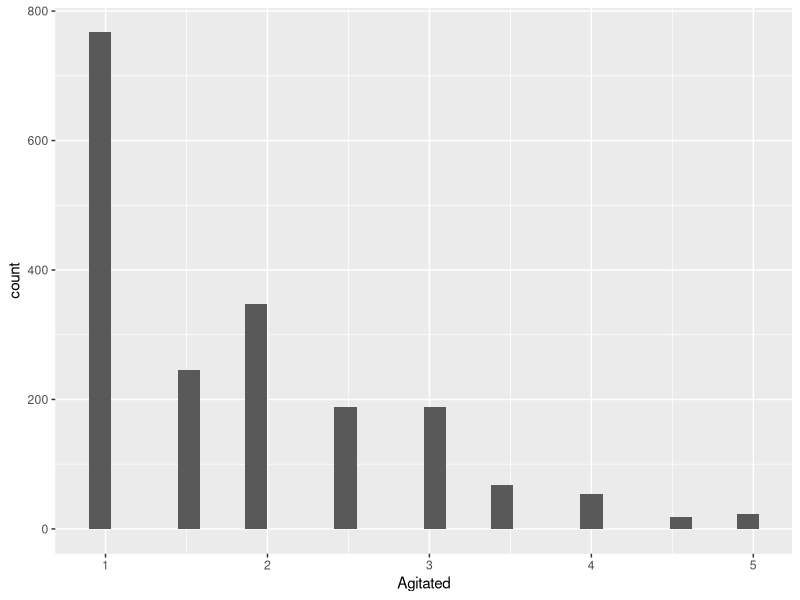
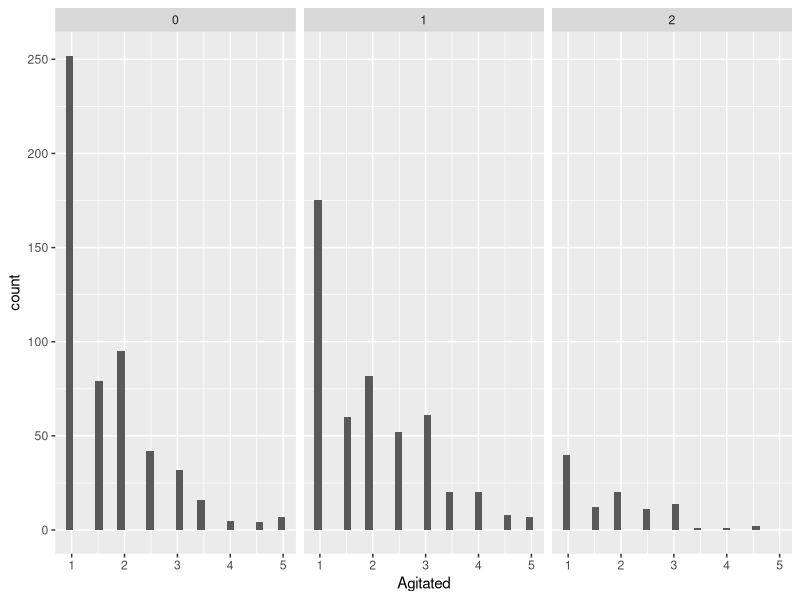
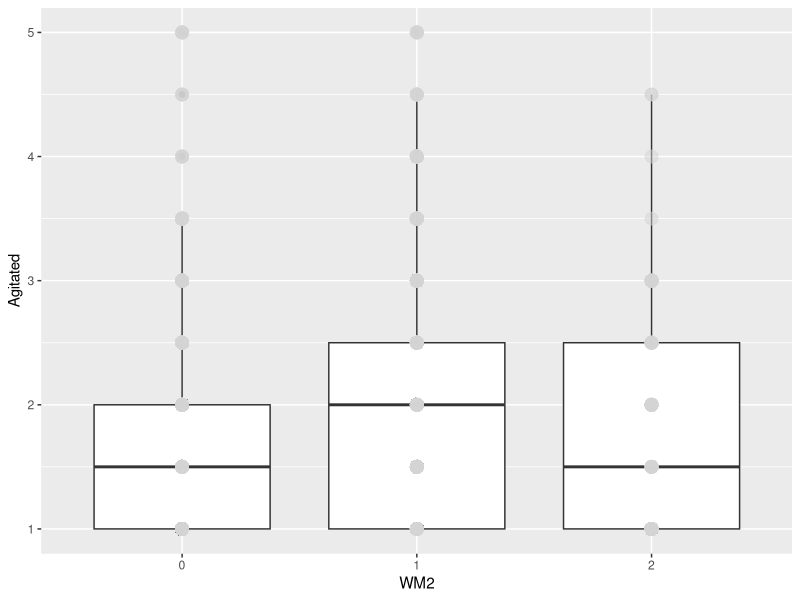
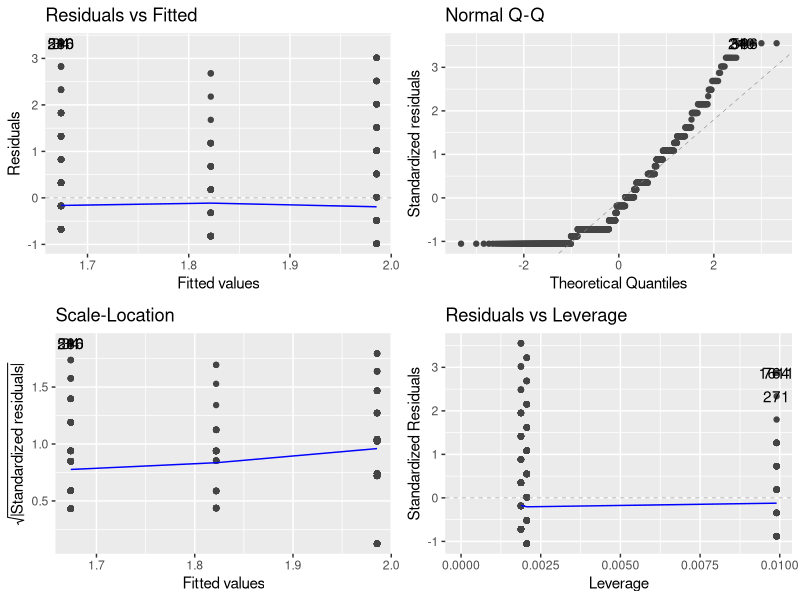
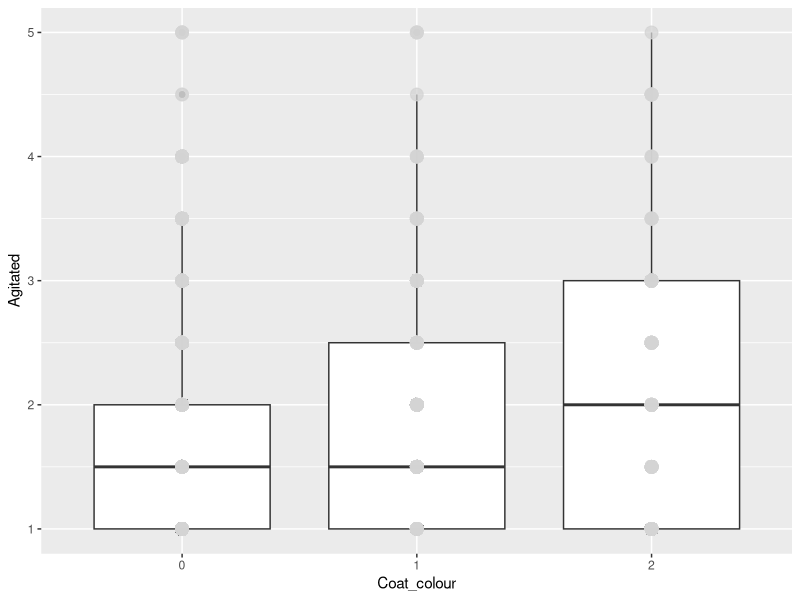
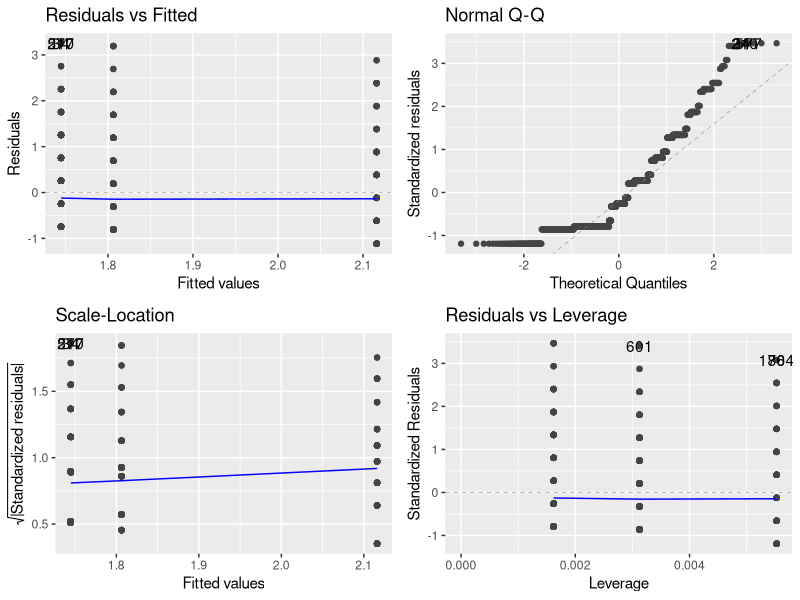
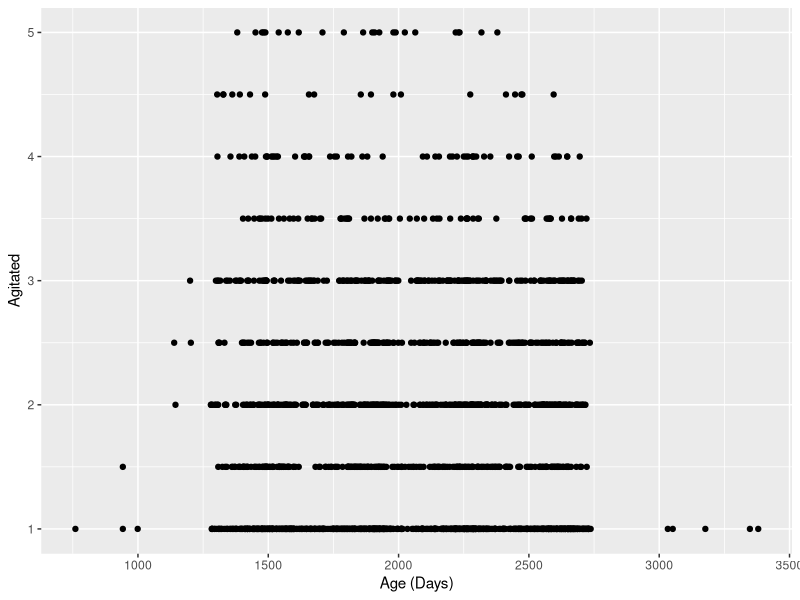
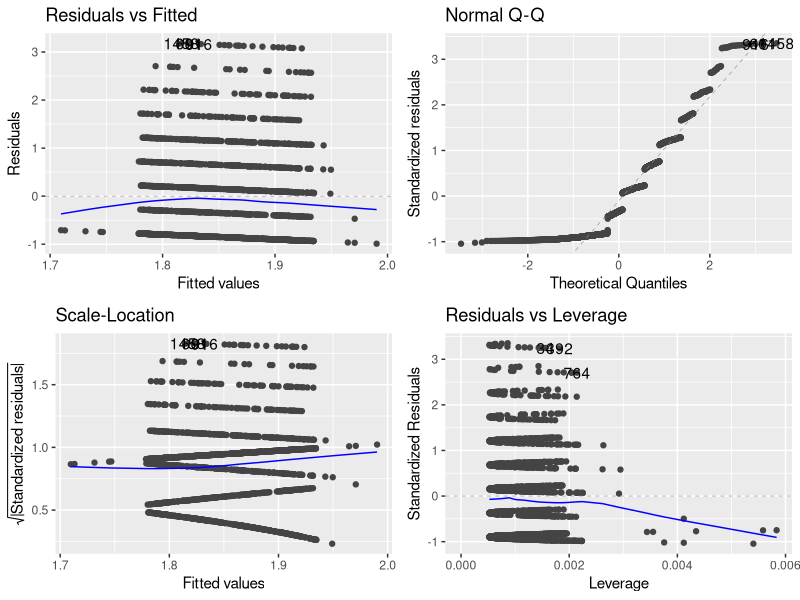

Here is the R script that generated these plots, in order:
## ---- chunk 1
rm(list = ls())
library(tidyverse)
library(here)
library(ggfortify)
## ---- chunk 2
DOG <- read.csv(here("Data", "Secor-Cap-Dap-data.csv"))
## ---- chunk 3
DOG$Fixed <- DOG$Gender_status %% 2
## ---- chunk 4
summary(DOG)
## ---- chunk 5
ggplot(DOG, aes(x = Agitated)) + geom_histogram()
## ---- chunk 6
ggplot(data = na.omit(DOG), aes(x = Agitated)) + geom_histogram() + facet_wrap(~WM2)
## ---- chunk 7
DOG$WM2 <- as.factor(DOG$WM2)
ggplot(data = na.omit(DOG), aes(y = Agitated, x = WM2)) + geom_boxplot() + geom_point(size = 4, color = 'lightgrey', alpha = 0.5)
## ---- chunk 8
jvelm <- lm(Agitated ~ WM2, data = na.omit(DOG))
autoplot(jvelm)
summary(jvelm)
## ---- chunk 9
DOG$Coat_colour <- as.factor(DOG$Coat_colour)
ggplot(data = na.omit(DOG), aes(y = Agitated, x = Coat_colour)) + geom_boxplot() + geom_point(size = 4, color = 'lightgrey', alpha = 0.5)
## ---- chunk 10
ccvelm <- lm(Agitated ~ Coat_colour, data = na.omit(DOG))
autoplot(ccvelm)
summary(ccvelm)
## ---- chunk 11
ggplot(DOG, aes(y = Agitated, x = Age)) + geom_point() + xlab("Age (Days)")
## ---- chunk 12
avelm <- lm(Agitated ~ Age, data = DOG)
autoplot(avelm)
## ---- chunk 13
anova(avelm)
summary(avelm) # Starts at Call:
## ---- chunk 14
DOG$Health <- as.factor(DOG$Health)
ggplot(DOG, aes(x = Health, y = Agitated)) + geom_boxplot() + geom_point(size = 4, color = 'lightgrey', alpha = 0.5)
## ---- chunk 15
t.test(Agitated ~ Health, data = DOG)
## ---- chunk 16
DOG$Gender_status <- as.factor(DOG$Gender_status)
ggplot(data = na.omit(DOG), aes(y = Agitated, x = Gender_status)) + geom_boxplot() + geom_point(size = 4, color = 'lightgrey', alpha = 0.5)
## ---- chunk 17
gsvelm <- lm(Agitated ~ Gender_status, data = na.omit(DOG))
autoplot(gsvelm)
summary(gsvelm)
## ---- chunk 18
DOG$Fixed <- as.factor(DOG$Fixed)
ggplot(DOG, aes(x = Fixed, y = Agitated)) + geom_boxplot() + geom_point(size = 4, color = 'lightgrey', alpha = 0.5)
## ---- chunk 19
fvelm <- lm(Agitated ~ Fixed, data = na.omit(DOG))
autoplot(fvelm)
summary(fvelm)
## ---- chunk 20
DOG$InOut <- as.factor(DOG$InOut)
ggplot(data = na.omit(DOG), aes(x = InOut, y = Agitated)) + geom_boxplot() + geom_point(size = 4, color = 'lightgrey', alpha = 0.5)
## ---- chunk 21
iovelm <- lm(Agitated ~ InOut, data = na.omit(DOG))
autoplot(iovelm)
summary(iovelm)
## ---- chunk 22
DOG$TimeEx <- as.factor(DOG$TimeEx)
ggplot(data = na.omit(DOG), aes(x = TimeEx, y = Agitated)) + geom_boxplot() + geom_point(size = 4, color = 'lightgrey', alpha = 0.5)
## ---- chunk 23
tevelm <- lm(Agitated ~ TimeEx, data = na.omit(DOG))
autoplot(tevelm)
summary(tevelm)
